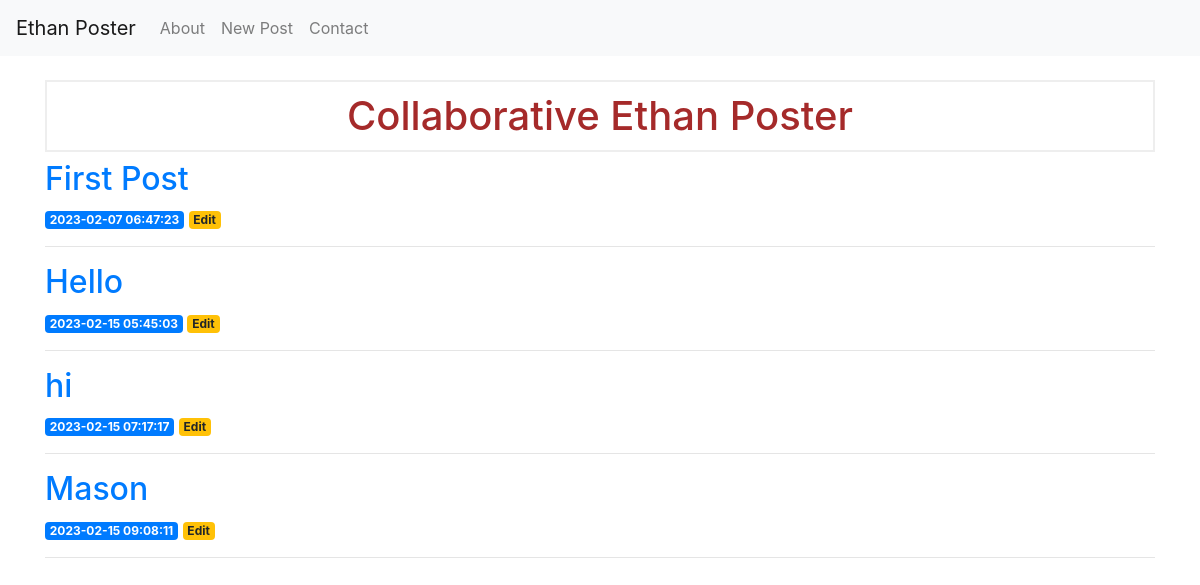
Before: / with the older database file.
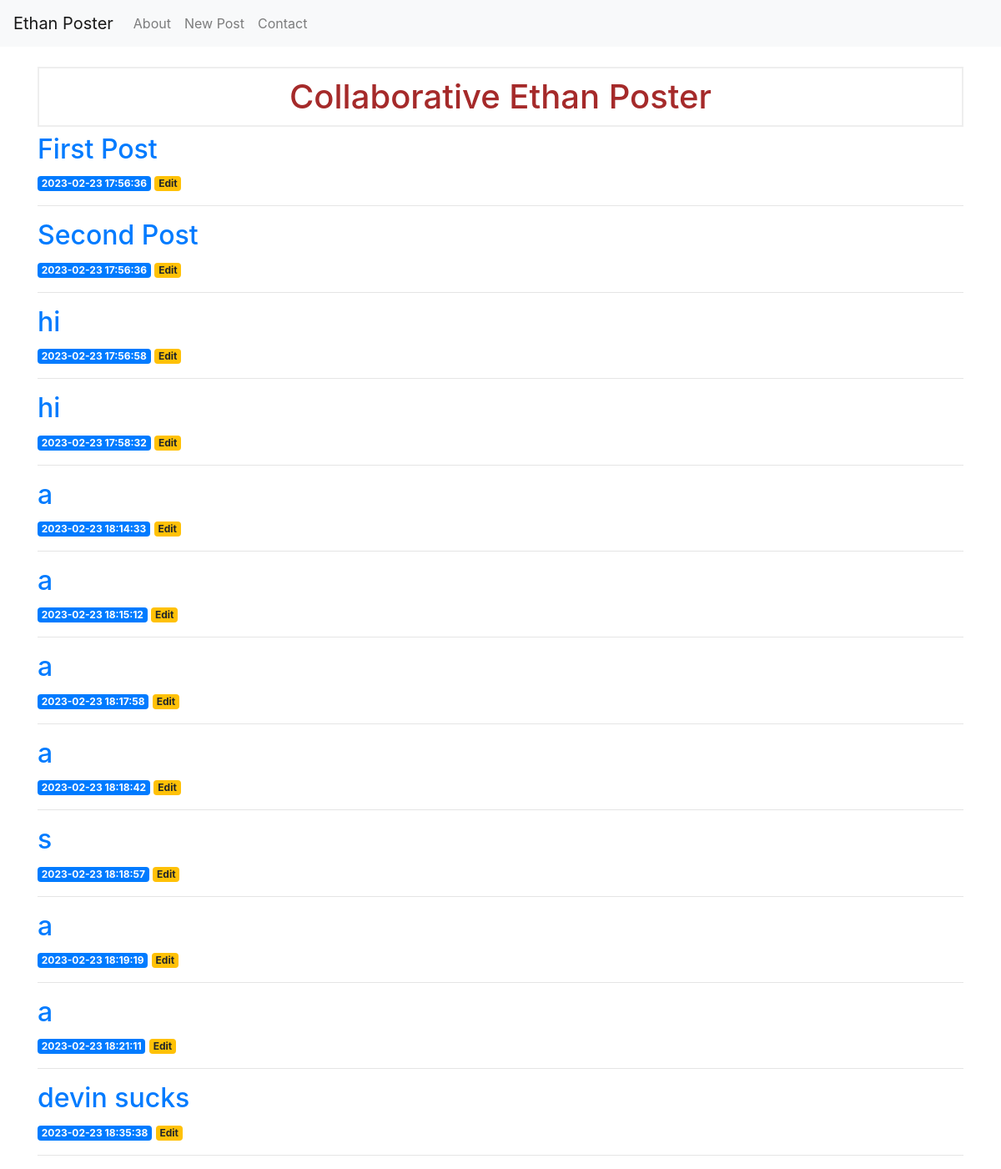
After: the same page with the newer database file.
### tables this page shows
CREATE TABLE posts (
    id INTEGER PRIMARY KEY AUTOINCREMENT,
    created TIMESTAMP NOT NULL DEFAULT CURRENT_TIMESTAMP,
    title TEXT NOT NULL,
    caption TEXT NOT NULL
);

### app.py (the view)
@app.route("/") #,methods=("GET", "POST"), strict_slashes=False
def index():
    conn = get_db_connection()
    posts = conn.execute('SELECT * FROM posts').fetchall()
    conn.close()
    return render_template('index.html', posts=posts)

### app.py (called while the page is built)
def get_db_connection():
    conn = sqlite3.connect('database.db')
    conn.row_factory = sqlite3.Row
    return conn

### templates/index.html (shortened to what this page needs)
<!DOCTYPE html>
<html lang="en">
    <head>
        <link rel="stylesheet" href="{{ url_for('static', filename= 'css/style.css') }}">
    </head>
<body>
    {% extends 'base.html' %}
    {% block content %}
    <br>
        <h1>{% block title %} Collaborative Ethan Poster {% endblock %}</h1>
        {% for post in posts %}
            <a href="{{ url_for('post', post_id=post['id']) }}">
                <h2>{{ post['title'] }}</h2>
            </a>
            <span class="badge badge-primary">{{ post['created'] }}</span>
            <a href="{{ url_for('edit', id=post['id']) }}">
                <span class="badge badge-warning">Edit</span>
            </a>
            <hr>
        {% endfor %}
    {% endblock %}

### templates/base.html (shortened to what this page needs)
<!doctype html>
<html lang="en">
  <head>
    <link rel="stylesheet" href="https://stackpath.bootstrapcdn.com/bootstrap/4.3.1/css/bootstrap.min.css">
  </head>
  <body>
    <nav class="navbar navbar-expand-md navbar-light bg-light">
      <a class="navbar-brand" href="{{ url_for('index')}}">Ethan Poster</a>
      <div class="collapse navbar-collapse" id="navbarNav">
          <ul class="navbar-nav">
          <li class="nav-item">
              <a class="nav-link" href="{{url_for('about')}}">About</a>
          </li>
          <li class="nav-item">
              <a class="nav-link" href="{{url_for('create')}}">New Post</a>
          </li>
          <li class="nav-item">
            <a class="nav-link" href="{{url_for('contact')}}">Contact</a>
          </li>
          </ul>
      </div>
  </nav>
  <div class="container">
      {% block content %} {% endblock %}
  </div>
  </body>
</html>

### static/css/style.css (style rules this page uses)
h1 { border: 2px #eee solid; color: brown; text-align: center; padding: 10px; }

Changed rows visible on the page:
removed posts: title "Hello", created "2023-02-15 05:45:03"
removed posts: title "Mason", created "2023-02-15 09:08:11"
changed posts "First Post": created "2023-02-07 06:47:23" → "2023-02-23 17:56:36"
added posts: title "Second Post", created "2023-02-23 17:56:36"
added posts: title "hi", created "2023-02-23 17:56:58"
changed posts (number 4 of 12 on the later page): created "2023-02-15 07:17:17" → "2023-02-23 17:58:32"
added posts: title "a", created "2023-02-23 18:14:33"
added posts: title "a", created "2023-02-23 18:15:12"
added posts: title "a", created "2023-02-23 18:17:58"
added posts: title "a", created "2023-02-23 18:18:42"
added posts: title "s", created "2023-02-23 18:18:57"
added posts: title "a", created "2023-02-23 18:19:19"
added posts: title "a", created "2023-02-23 18:21:11"
added posts: title "devin sucks", created "2023-02-23 18:35:38"
